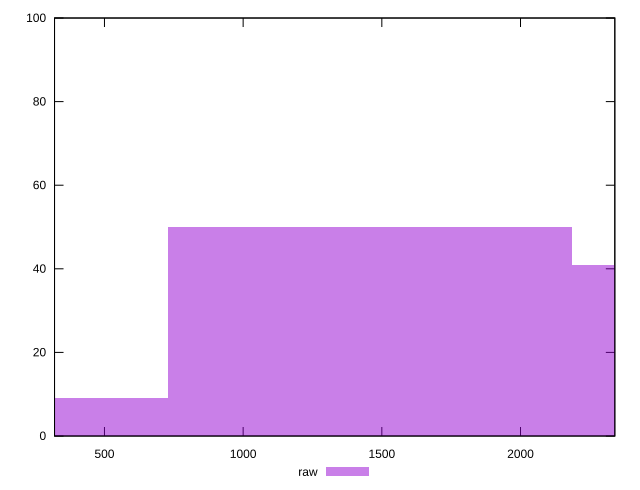

This chart was generated by the following gnuplot code:
reset

$raw <<EOF
2915.3676893602465 41
1457.6838446801232 50
0 9
EOF

set key outside below
set boxwidth 1457.6838446801232
set xrange [320:2340]
set yrange [0:100]
set trange [0:100]
set style fill transparent solid 0.5 noborder
set terminal svg size 640, 490 enhanced background rgb 'white'
set output "report_00015_2021-02-09T16-11-33.973Z/unused-javascript/samples/pages+cached+noadtech/raw/histogram.svg"

plot $raw title "raw" with boxes

reset
